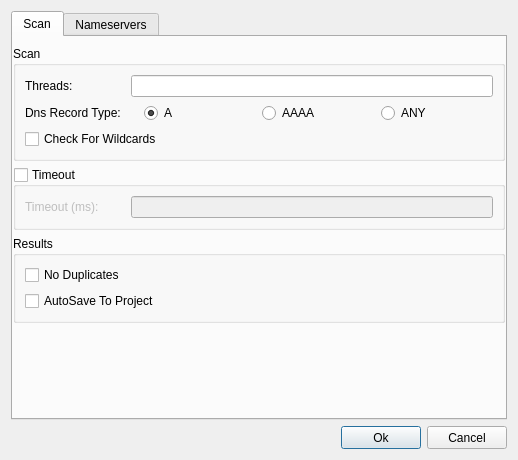
<?xml version="1.0" encoding="UTF-8"?>
<ui version="4.0">
 <class>ActiveConfigDialog</class>
 <widget class="QDialog" name="ActiveConfigDialog">
  <property name="geometry">
   <rect>
    <x>0</x>
    <y>0</y>
    <width>518</width>
    <height>460</height>
   </rect>
  </property>
  <property name="sizePolicy">
   <sizepolicy hsizetype="Expanding" vsizetype="Expanding">
    <horstretch>0</horstretch>
    <verstretch>0</verstretch>
   </sizepolicy>
  </property>
  <property name="minimumSize">
   <size>
    <width>0</width>
    <height>0</height>
   </size>
  </property>
  <property name="windowTitle">
   <string>Scan Configuration</string>
  </property>
  <property name="windowIcon">
   <iconset>
    <normaloff>.</normaloff>.</iconset>
  </property>
  <layout class="QVBoxLayout" name="verticalLayout_6">
   <item>
    <widget class="QTabWidget" name="tabWidget">
     <property name="currentIndex">
      <number>0</number>
     </property>
     <widget class="QWidget" name="tabScan">
      <attribute name="title">
       <string>Scan</string>
      </attribute>
      <layout class="QVBoxLayout" name="verticalLayout_7">
       <property name="leftMargin">
        <number>0</number>
       </property>
       <property name="rightMargin">
        <number>0</number>
       </property>
       <property name="bottomMargin">
        <number>0</number>
       </property>
       <item>
        <widget class="QGroupBox" name="groupBoxLookup">
         <property name="title">
          <string>Scan</string>
         </property>
         <layout class="QVBoxLayout" name="verticalLayout_3">
          <item>
           <layout class="QHBoxLayout" name="horizontalLayout">
            <item>
             <widget class="QLabel" name="label">
              <property name="minimumSize">
               <size>
                <width>100</width>
                <height>0</height>
               </size>
              </property>
              <property name="text">
               <string>Threads:</string>
              </property>
             </widget>
            </item>
            <item>
             <widget class="QLineEdit" name="lineEditThreads"/>
            </item>
           </layout>
          </item>
          <item>
           <layout class="QHBoxLayout" name="horizontalLayoutRecordType">
            <item>
             <widget class="QLabel" name="labelRecordType">
              <property name="minimumSize">
               <size>
                <width>100</width>
                <height>0</height>
               </size>
              </property>
              <property name="text">
               <string>Dns Record Type:</string>
              </property>
             </widget>
            </item>
            <item>
             <widget class="QRadioButton" name="radioButtonA">
              <property name="text">
               <string>A</string>
              </property>
              <property name="checked">
               <bool>true</bool>
              </property>
             </widget>
            </item>
            <item>
             <widget class="QRadioButton" name="radioButtonAAAA">
              <property name="text">
               <string>AAAA</string>
              </property>
             </widget>
            </item>
            <item>
             <widget class="QRadioButton" name="radioButtonANY">
              <property name="text">
               <string>ANY</string>
              </property>
             </widget>
            </item>
           </layout>
          </item>
          <item>
           <widget class="QCheckBox" name="checkBoxWildcards">
            <property name="text">
             <string>Check For Wildcards</string>
            </property>
           </widget>
          </item>
         </layout>
        </widget>
       </item>
       <item>
        <widget class="QGroupBox" name="groupBoxTimeout">
         <property name="title">
          <string>Timeout</string>
         </property>
         <property name="checkable">
          <bool>true</bool>
         </property>
         <property name="checked">
          <bool>false</bool>
         </property>
         <layout class="QVBoxLayout" name="verticalLayout_9">
          <item>
           <layout class="QHBoxLayout" name="horizontalLayout_2">
            <item>
             <widget class="QLabel" name="label_2">
              <property name="minimumSize">
               <size>
                <width>100</width>
                <height>0</height>
               </size>
              </property>
              <property name="text">
               <string>Timeout (ms):</string>
              </property>
             </widget>
            </item>
            <item>
             <widget class="QLineEdit" name="lineEditTimeout"/>
            </item>
           </layout>
          </item>
         </layout>
        </widget>
       </item>
       <item>
        <widget class="QGroupBox" name="groupBoxResult">
         <property name="title">
          <string>Results</string>
         </property>
         <layout class="QVBoxLayout" name="verticalLayout_5">
          <item>
           <widget class="QCheckBox" name="checkBoxNoDuplicates">
            <property name="text">
             <string>No Duplicates</string>
            </property>
           </widget>
          </item>
          <item>
           <widget class="QCheckBox" name="checkBoxAutosave">
            <property name="text">
             <string>AutoSave To Project</string>
            </property>
           </widget>
          </item>
         </layout>
        </widget>
       </item>
       <item>
        <spacer name="verticalSpacer">
         <property name="orientation">
          <enum>Qt::Vertical</enum>
         </property>
         <property name="sizeHint" stdset="0">
          <size>
           <width>20</width>
           <height>40</height>
          </size>
         </property>
        </spacer>
       </item>
      </layout>
     </widget>
     <widget class="QWidget" name="tabNameservers">
      <attribute name="title">
       <string>Nameservers</string>
      </attribute>
      <layout class="QVBoxLayout" name="verticalLayout_8">
       <property name="leftMargin">
        <number>0</number>
       </property>
       <property name="topMargin">
        <number>4</number>
       </property>
       <property name="rightMargin">
        <number>0</number>
       </property>
       <property name="bottomMargin">
        <number>0</number>
       </property>
       <item>
        <widget class="QGroupBox" name="groupBoxDefaultNS">
         <property name="title">
          <string>Default</string>
         </property>
         <layout class="QVBoxLayout" name="verticalLayout_4">
          <item>
           <widget class="QRadioButton" name="radioButtonSingleNameserver">
            <property name="text">
             <string>Single Nameserver</string>
            </property>
            <property name="checked">
             <bool>true</bool>
            </property>
            <attribute name="buttonGroup">
             <string notr="true">buttonGroup</string>
            </attribute>
           </widget>
          </item>
          <item>
           <widget class="QComboBox" name="comboBoxSingleNameserver"/>
          </item>
          <item>
           <widget class="QRadioButton" name="radioButtonRandomNameservers">
            <property name="text">
             <string>Random Nameservers</string>
            </property>
            <attribute name="buttonGroup">
             <string notr="true">buttonGroup</string>
            </attribute>
           </widget>
          </item>
         </layout>
        </widget>
       </item>
       <item>
        <widget class="QGroupBox" name="groupBoxCustomNS">
         <property name="title">
          <string>Custom</string>
         </property>
         <layout class="QVBoxLayout" name="verticalLayout">
          <item>
           <widget class="QRadioButton" name="radioButtonCustomNameservers">
            <property name="text">
             <string>Custom Nameservers</string>
            </property>
            <attribute name="buttonGroup">
             <string notr="true">buttonGroup</string>
            </attribute>
           </widget>
          </item>
          <item>
           <widget class="InputWidget" name="customNameservers" native="true">
            <property name="minimumSize">
             <size>
              <width>0</width>
              <height>0</height>
             </size>
            </property>
           </widget>
          </item>
         </layout>
        </widget>
       </item>
      </layout>
     </widget>
    </widget>
   </item>
   <item>
    <layout class="QHBoxLayout" name="horizontalLayout_4">
     <item>
      <spacer name="horizontalSpacer">
       <property name="orientation">
        <enum>Qt::Horizontal</enum>
       </property>
       <property name="sizeHint" stdset="0">
        <size>
         <width>40</width>
         <height>20</height>
        </size>
       </property>
      </spacer>
     </item>
     <item>
      <widget class="QPushButton" name="buttonOk">
       <property name="minimumSize">
        <size>
         <width>75</width>
         <height>23</height>
        </size>
       </property>
       <property name="text">
        <string>Ok</string>
       </property>
      </widget>
     </item>
     <item>
      <widget class="QPushButton" name="buttonCancel">
       <property name="minimumSize">
        <size>
         <width>75</width>
         <height>23</height>
        </size>
       </property>
       <property name="text">
        <string>Cancel</string>
       </property>
      </widget>
     </item>
    </layout>
   </item>
  </layout>
 </widget>
 <customwidgets>
  <customwidget>
   <class>InputWidget</class>
   <extends>QWidget</extends>
   <header>src/widgets/InputWidget.h</header>
   <container>1</container>
  </customwidget>
 </customwidgets>
 <resources/>
 <connections/>
 <buttongroups>
  <buttongroup name="buttonGroup"/>
 </buttongroups>
</ui>
